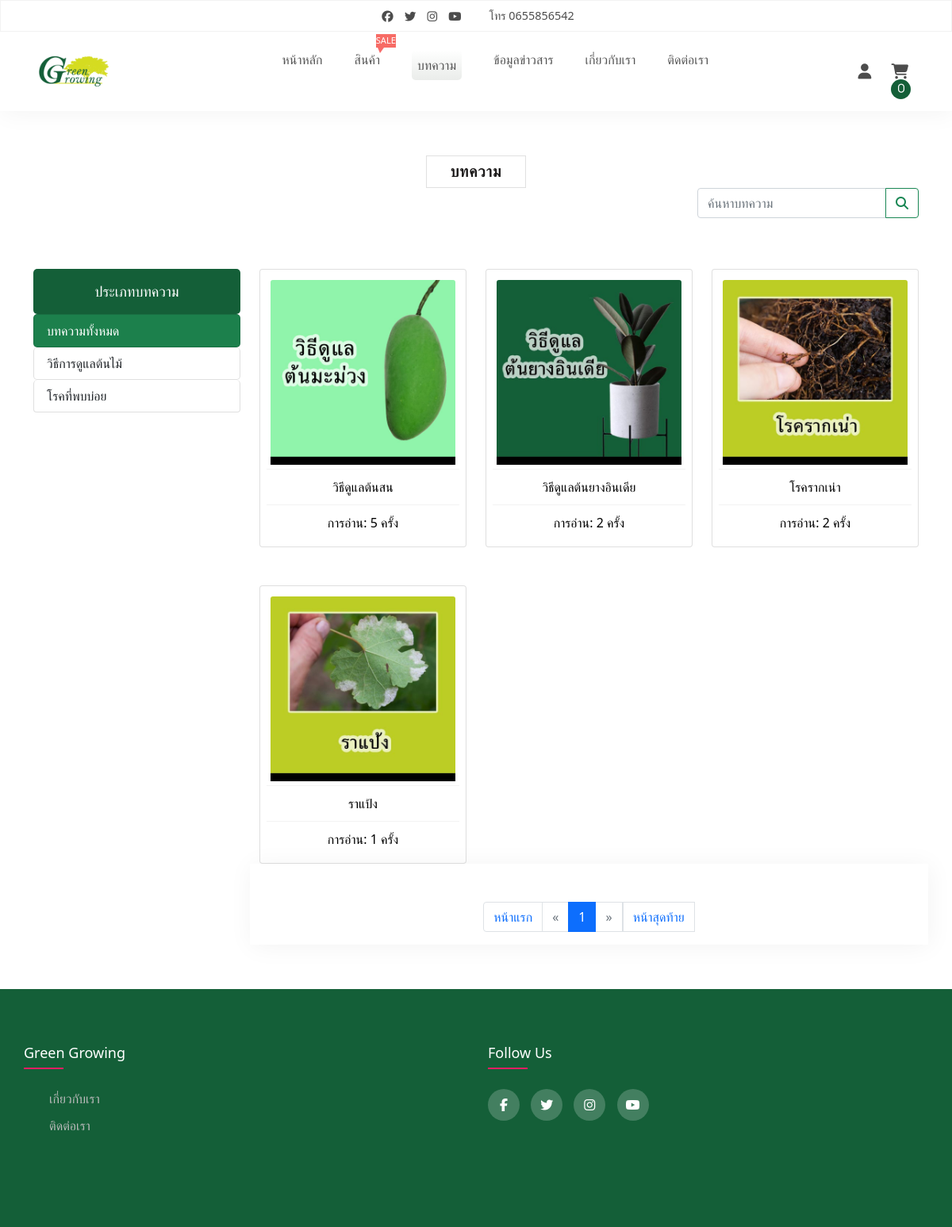
The app's page /article.php with its own data.
### tables this page shows
CREATE TABLE `db_about` (
  `about_id` int(11) NOT NULL,
  `about_name` varchar(100) NOT NULL,
  `about_desc` text NOT NULL,
  `about_address` text NOT NULL,
  `about_email` varchar(95) NOT NULL,
  `about_tel` varchar(12) NOT NULL
);

CREATE TABLE `db_type_article` (
  `t_article_id` int(11) NOT NULL,
  `t_article_name` varchar(100) NOT NULL
);

CREATE TABLE `db_article` (
  `article_id` int(11) NOT NULL COMMENT 'รหัสบทความ',
  `t_article_id` int(11) NOT NULL COMMENT 'รหัสประเภทบทความ',
  `article_name` varchar(100) NOT NULL COMMENT 'ชื่อบทความ',
  `article_detail` text NOT NULL COMMENT 'รายละเอียดบทความ',
  `article_pic` varchar(100) NOT NULL COMMENT 'ภาพประกอบทความ',
  `article_date` timestamp NOT NULL DEFAULT current_timestamp() ON UPDATE current_timestamp() COMMENT 'วันที่',
  `article_view` int(11) NOT NULL COMMENT 'ยอดการอ่าน'
);

### article.php (the view, shortened to what this page needs)
<?php
include('connection/connection.php');
if(isset($_GET['page'])){
    $page = $_GET['page'];
}else{
    $page = 1;
}
$record_show = 6;
$offset = ($page - 1) * $record_show;
$sql_total = "SELECT * FROM db_article";
$query_total = mysqli_query($conn, $sql_total);
$row_total = mysqli_num_rows($query_total);
$page_total = ceil($row_total/$record_show);
$sql = "SELECT * FROM db_type_article";
$query_type_article = mysqli_query($conn, $sql);
$sql1 = "SELECT * FROM db_article";
$sql1 .= " LIMIT $offset, $record_show";
$query_article = mysqli_query($conn, $sql1);
?>
<!DOCTYPE html>
<html lang="en">
<?php include('include/head.php')?>
<body>
    <?php include('include/navbar.php')?>
    <div class="container my-3">
        <div class="product-all">
            <strong>บทความ</strong>
        </div>
        <div class="product-search">
            <div class="col-md-3">
                <form action="" method="get">
                    <div class="input-group mb-3">
                        <input type="text" class="form-control" name="search" placeholder="ค้นหาบทความ"
                        value="<?=(isset($_GET['search']) ? $_GET['search'] : '')?>">
                        <button class="btn btn-outline-success" type="submit" id="button-addon2"><i class="fas fa-search"></i></button>
                    </div>
                </form>
            </div>
        </div>
        <div class="row">
            <div class="col-3">
                <ul class="list-group mt-5">
                    <li class="list-cat">ประเภทบทความ</li>
                    <a href="article.php" class="list-group-item <?=!isset($_GET['t_article_id'])
                    ? 'active-list-menu-custom' : '' ?>">บทความทั้งหมด</a>
                    <?php foreach($query_type_article as $data):?>
                    <a href="?t_article_id=<?=$data['t_article_id']?>" class="list-group-item <?=isset($_GET['t_article_id']) &&
                    $_GET['t_article_id'] == $data['t_article_id'] ? 'active-list-menu-custom' : ''?>">
                    <?=$data['t_article_name']?></a>
                    <?php endforeach;?>
                </ul>
            </div>
            <div class="col-9">
                <div class="row">
                    <?php if(mysqli_num_rows($query_article)):?>
                        <?php foreach($query_article as $data):?>
                        <div class="col-12 col-md-6 col-lg-4 mt-5">
                            <div class="card p-2">
                                <div class="product-img">
                                <a href="article_detail.php?article_id=<?=$data['article_id']?>">
                                    <img src="admin/upload/article/<?=$data['article_pic']?>" class="card-img-top">
                                </a>
                                </div>
                                <div class="product-details">
                                    <a href="article_detail.php?article_id=<?=$data['article_id']?>" class="p-name"><?=$data['article_name']?></a>
                                </div>
                                <div class="product-details">
                                    <a href="article_detail.php?article_id=<?=$data['article_id']?>" class="p-name">การอ่าน:
                                    <?=(isset($data['article_view']) && !empty($data['article_view']) ? $data['article_view'] : '0')?> ครั้ง</a>
                                </div>
                            </div>
                        </div>
                        <?php endforeach;?>
                        <nav aria-label="Page navigation example">
                            <ul class="pagination justify-content-center mt-5">
                                <li class="page-item">
                                    <a class="page-link" href="?page=1" tabindex="-1" aria-disabled="true">หน้าแรก</a>
                                </li>
                                <li class="page-item <?= $page > 1 ? '' : 'disabled' ?>">
                                    <a class="page-link" href="?page=<?= $page - 1 ?>" aria-label="Previous">
                                        <span aria-hidden="true">&laquo;</span>
                                    </a>
                                </li>
                                <?php for($i=1; $i <= $page_total; $i++):?>
                                    <?php if($page <= 2): ?>
                                        <?php if($i <= 5): ?>
                                            <li class="page-item <?=$page == $i ? 'active' : ''?>"><a class="page-link" href="?page=<?=$i?>"><?=$i?></a></li>
                                        <?php endif; ?>
                                        <?php elseif($page > 2):?>
                                            <?php if($i <= $page+2 && $i >= $page-2): ?>
                                                <li class="page-item <?=$page == $i ? 'active' : ''?>"><a class="page-link" href="?page=<?=$i?>"><?=$i?></a></li>
                                            <?php endif;?>
                                    <?php endif; ?>
                                <?php endfor;?>
                                <li class="page-item <?= $page < $page_total ? '' : 'disabled'?>">
                                    <a class="page-link" href="?page=<?= $page + 1 ?>" aria-label="Next">
                                        <span aria-hidden="true">&raquo;</span>
                                    </a>
                                </li>
                                <a class="page-link" href="?page=<?=$page_total?>">หน้าสุดท้าย</a>
                            </ul>
                        </nav>
                    <?php endif;?>
                </div>
            </div>
        </div>
    </div>
    <?php include('include/footer.php')?>
</body>
</html>

### include/navbar.php (shortened to what this page needs)
<?php
include('connection/connection.php');
$url = $_SERVER['REQUEST_URI'];
$url = explode('/', $url);
$url = explode('.', $url[2]);
$sql_tel = "SELECT about_tel FROM db_about WHERE about_id = 1";
$query_tel = mysqli_query($conn, $sql_tel);
$result_tel = mysqli_fetch_assoc($query_tel);
?>
<nav>
    <div class="social-call">
        <div class="social">
            <a href="https://www.facebook.com" target="_blank"><i class="fab fa-facebook"></i></a>
            <a href="https://www.twitter.com" target="_blank"><i class="fab fa-twitter"></i></a>
            <a href="https://www.instagram.com" target="_blank"><i class="fab fa-instagram"></i></a>
            <a href="https://www.youtube.com/" target="_blank"><i class="fab fa-youtube"></i></a>
        </div>
        <div class="phone">
            <span>โทร <?=(isset($result_tel['about_tel']) && !empty($result_tel['about_tel'])) ? $result_tel['about_tel'] : '-'?></span>
        </div>
    </div>
    <div class="navigation">
        <a href="" class="logo">
            <img src="upload/5.png" alt="">
        </a>
        <ul class="menu">
            <li><a class="<?= $url[0] == '' || $url[0] == 'index' ? 'active-munu-custom' : '' ?>" href="index.php">หน้าหลัก</a></li>
            <li><a class="<?= in_array($url[0],array('product','product_detail')) ? 'active-munu-custom' : '' ?>" href="product.php">สินค้า</a>
                <span class="sale-label">Sale</span>
            </li>
            <li><a class="<?= in_array($url[0],array('article','article_detail')) ? 'active-munu-custom' : '' ?>" href="article.php">บทความ</a></li>
            <li><a class="<?= in_array($url[0],array('information','information_detail')) ? 'active-munu-custom' : '' ?>" href="information.php">ข้อมูลข่าวสาร</a></li>
            <li><a class="<?= $url[0] == 'about' ? 'active-munu-custom' : '' ?>" href="about.php">เกี่ยวกับเรา</a></li>
            <li><a class="<?= $url[0] == 'contact' ? 'active-munu-custom' : '' ?>" href="contact.php">ติดต่อเรา</a></li>
        </ul>
        <div class="right-menu">
            <?php if(isset($_SESSION['user_id']) && !empty($_SESSION['user_id'])):?>
            <div class="btn-group">
                <button type="button" class="btn dropdown-toggle" data-bs-toggle="dropdown" aria-expanded="false">
                <i class="fas fa-user"></i>
                </button>
                <ul class="dropdown-menu">
                    <li><a class="dropdown-item" href="profile.php">โปรไฟล์</a></li>
                    <li><a class="dropdown-item" href="user_add_address.php">เพิ่มที่อยู่ผู้รับ</a></li>
                    <li><a class="dropdown-item" href="user_address.php">ที่อยู่ผู้รับ</a></li>
                    <li><a class="dropdown-item" href="payment.php">รายการสั่งซื้อ</a></li>
                    <li><hr class="dropdown-divider"></li>
                    <li><a class="dropdown-item" href="logout.php">ออกจากระบบ</a></li>
                </ul>
            </div>
            <?php else: ?>
            <a href="javascript:void(0)" class="user">
                <i class="fas fa-user"></i>
            </a>
            <?php endif;?>
            <a href="cart_detail.php">
                <i class="fas fa-shopping-cart">
                    <span class="num-cart-product"><?php if(isset($_SESSION['shopping_cart'])){echo count($_SESSION['shopping_cart']);} else {echo '0';} ?></span>
                </i>
            </a>
        </div>
    </div>
</nav>

### css/style.css (style rules this page uses)
body { padding: 0px; margin: 0px; font-family: 'Poppins', sans-serif; background-color: #ffffff; }
* { box-sizing: border-box; }
ul { list-style: none; }
a { text-decoration: none!important; }
nav { width:100%; box-shadow: 2px 2px 30px rgba(0, 0, 0, 0.05); z-index: 100; }
.social-call { height: 40px; border: 1px solid rgba(0, 0, 0, 0.05); display: flex; justify-content: center; align-items: center; }
.social a { margin: 0px 5px; color: rgba(0, 0, 0, 0.7); font-size: 0.9rem; }
.phone { color: rgba(0, 0, 0, 0.7); margin-left: 30px; font-size: 0.9rem; }
.navigation { display: flex; justify-content: space-between; align-items: center; padding: 0px 45px; }
.logo img { height: 100px; }
.menu { display: flex; }
.menu li { position: relative; margin: 20px; display: flex; text-transform: uppercase; font-weight: 500; }
.menu li a { color: #555555; }
.right-menu a { margin: 0px 10px; font-size: 1.2rem; color:rgba(0, 0, 0, 0.7); }
.active-munu-custom { padding: 7px; background: linear-gradient(#ffffff,#eaecea); border-radius: 5px; }
.sale-label { width: 38; height: 17px; background-color: #f76b65; color: #ffffff; font-weight: 400; display: flex; justify-content: center; align-items: center; font-size: 0.7rem; text-transform: uppercase; position: absolute; top: -20px; right: -20px; }
.sale-label:after { content: ''; width: 0px; height: 0px; border-bottom: 5px solid transparent; border-left: 3px solid transparent; border-top: 7px solid #f76b6a; border-right: 5px solid transparent; position: absolute; left: 10%; top: 100%; }
.fa-shopping-cart { position: relative; }
.num-cart-product { position: absolute; top: -17; right: -17; width: 25px; height: 25px; font-size: 0.8rem; border-radius: 50%; background-color: #145f38; color: #ffffff; display: flex; justify-content: center; align-items: center; font-weight: 400; }
.product-cat, .product-all, .more-product { display: flex; justify-content: center; align-items: center; }
.product-all strong, .product-cat strong { font-size: 1.2rem; color: #1b1919; letter-spacing: 1px; text-transform: uppercase; font-weight: 600; margin-top: 40px; padding: 5px 30px; border: 1px solid #e0e0e0; }
.pt-name, .p-name { color: black; }
.product-img { margin: 5px; cursor: pointer; }
.product-img img { width: 100%; height: 100%; object-fit: contain; object-position: center; }
.product-details { display: flex; flex-direction: column; align-items: center; width: 100%; padding: 10px 20px; border-top: 1px solid #f3f3f3; }
.container { padding-bottom: 40px; }
.list-cat { background-color: #145f38; color: #ffffff; padding: 15px; border-radius: 5px; text-align: center; font-size: large; text-transform: uppercase; }
.list-group-item { color:black; cursor: pointer; border-radius: 5px; }
.active-list-menu-custom { background-color: #1c804c !important; color:white!important; }
.product-search { display: flex; justify-content: end; align-items: center; }

### records on screen
db_about: about_tel "0655856542"
db_type_article: t_article_name "วิธีการดูแลต้นไม้"
db_type_article: t_article_name "โรคที่พบบ่อย"
db_article: article_pic (picture), article_name "วิธีดูแลต้นสน", article_view "5"
db_article: article_pic (picture), article_name "วิธีดูแลต้นยางอินเดีย", article_view "2"
db_article: article_pic (picture), article_name "โรครากเน่า", article_view "2"
db_article: article_pic (picture), article_name "ราแป้ง", article_view "1"
